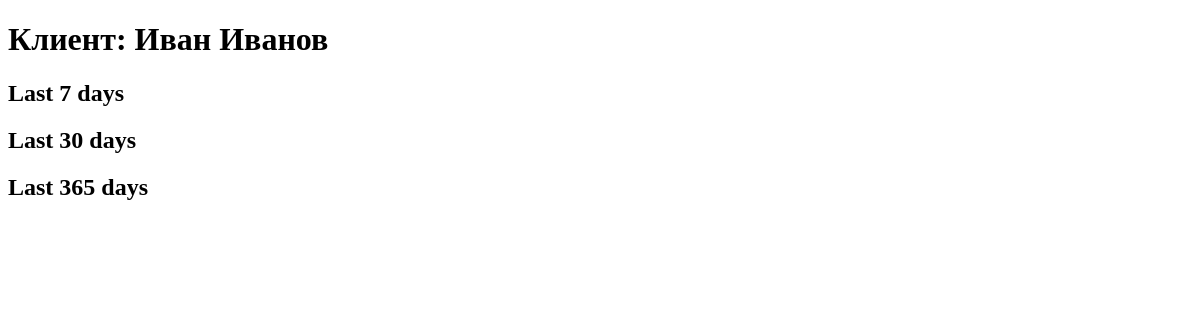
The page /all_product/1/ on the database as committed earlier.
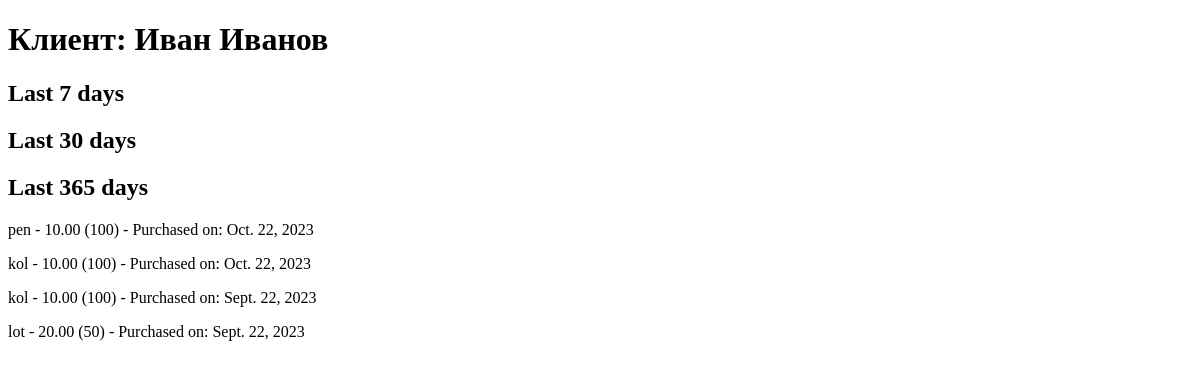
The same page on the database as committed later.
### dz1_app/models.py (models this page shows, shortened)
class Client(models.Model):
    name = models.CharField(max_length=100)
    email = models.EmailField()
    phone_number = models.CharField(max_length=15)
    address = models.TextField()
    registration_date = models.DateField(auto_now_add=True)

class Product(models.Model):
    name = models.CharField(max_length=100)
    description = models.TextField()
    price = models.DecimalField(max_digits=10, decimal_places=2)
    quantity = models.PositiveIntegerField()
    added_date = models.DateField(auto_now_add=True)
    image = models.ImageField(upload_to='product_photos/', null=True, blank=True)
    def __str__(self):
        return self.name

class Order(models.Model):
    client = models.ForeignKey(Client, on_delete=models.CASCADE)
    products = models.ManyToManyField(Product)
    total_amount = models.DecimalField(max_digits=10, decimal_places=2)
    order_date = models.DateField(auto_now_add=True)
    def __str__(self):
        return f"Order #{self.id} - {self.client.name}"

### dz1_app/views.py (the view)
# urls.py: path('all_product/<int:client_id>/', views.client_products, name='client_products'),
def client_products(request, client_id):
    end_date = datetime.now().date()
    start_date_7_days_ago = end_date - timedelta(days=7)
    start_date_30_days_ago = end_date - timedelta(days=30)
    start_date_365_days_ago = end_date - timedelta(days=365)
    products_last_7_days = get_client_products_in_date_range(client_id, start_date_7_days_ago, end_date)
    products_last_30_days = get_client_products_in_date_range(client_id, start_date_30_days_ago, start_date_7_days_ago)
    products_last_365_days = get_client_products_in_date_range(client_id, start_date_365_days_ago, start_date_30_days_ago)
    client = Client.objects.get(id=client_id)
    context = {
        'client': client,
        'products_last_7_days': products_last_7_days,
        'products_last_30_days': products_last_30_days,
        'products_last_365_days': products_last_365_days,
    }
    return render(request, 'dz1_app/client_products.html', context)

### dz1_app/views.py (called while the page is built)
def get_client_products_in_date_range(client_id, start_date, end_date):
    orders = Order.objects.filter(client__id=client_id, order_date__range=[start_date, end_date])
    print(orders)
    print(start_date, end_date)
    products_with_dates = []
    for order in orders:
        print(order)
        for product in order.products.all():
            print (product)
            products_with_dates.append((product, order.order_date))
            print(products_with_dates)
            print('-----------------')
    return products_with_dates

### dz1_app/templates/dz1_app/client_products.html (shortened to what this page needs)
{% extends 'dz1_app/base.html' %}
{% block content %}
<h1>Клиент: {{ client.name }}</h1>
 <h2>Last 7 days</h2>
    <h2>Last 30 days</h2>
    <h2>Last 365 days</h2>
    {% for product, date in products_last_365_days %}
        <p>{{ product.name }} - {{ product.price }} ({{ product.quantity }}) - Purchased on: {{ date }}</p>
    {% endfor %}
{% endblock %}

### dz1_app/templates/dz1_app/base.html (shortened to what this page needs)
<!DOCTYPE html>
<html lang="ru">
<head>
</head>
<body>
{% block content %}{% endblock %}
</body>
</html>

Rows that differ between the two databases and show on the page:
added Product: name "pen", price "10.00", quantity "100", order_date "Oct. 22, 2023"
added Product: name "kol", price "10.00", quantity "100", order_date "Oct. 22, 2023", order_date "Sept. 22, 2023"
added Product: name "lot", price "20.00", quantity "50", order_date "Sept. 22, 2023"
